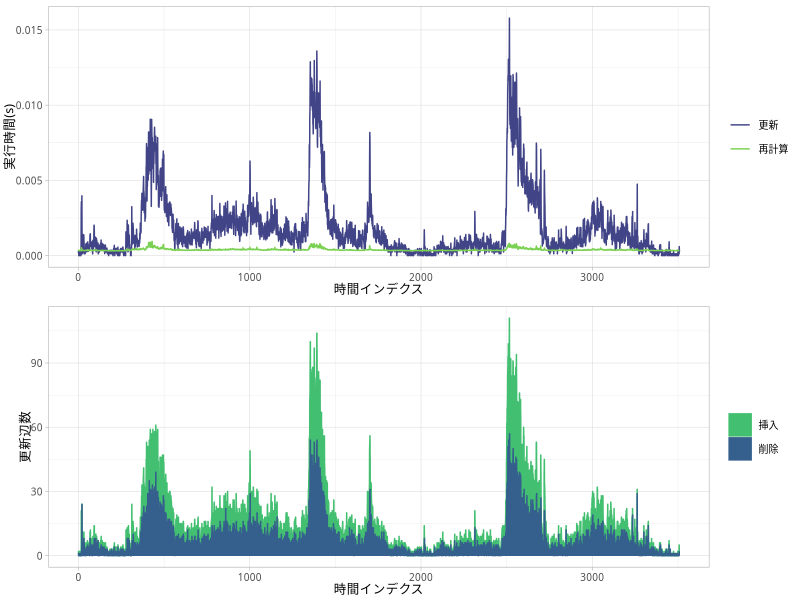

Write R code to recreate this figure.
library(readr)
library(dplyr)
library(tidyr)
library(ggplot2)
library(viridis)
library(cowplot)
theme_set(theme_light(base_size = 9, base_family = 'IPAexGothic'))
out_file <- paste0(sub('^--file=(.+)\\.R$', '\\1', basename(commandArgs()[4])), '.pdf')

data <- read_csv('../../res/data/sfhh.csv') %>%
  rename(`time-idx` = time) %>%
  group_by(`time-idx`) %>%
  summarise(
    `proposed` = mean(`time-proposed`),
    `brandes` = mean(`time-brandes`),
    `incremental` = max(`size-plus`),
    `decremental` = max(`size-minus`)
  ) %>%
  ungroup() %>%
  gather(
    key = 'method', value = 'update-time',
    `proposed`, `brandes`
  ) %>%
  gather(
    key = 'update-type', value = 'update-size',
    `incremental`, `decremental`
  ) %>%
  mutate(
    method = factor(
      method,
      levels = c('proposed', 'brandes'),
      labels = c('更新', '再計算')
    ),
    `update-type` = factor(
      `update-type`,
      levels = c('incremental', 'decremental'),
      labels = c('挿入', '削除')
    )
  )

gp_top <- ggplot(
    data,
    aes(`time-idx`, `update-time`, colour = method)
  ) +
  geom_line() +
  xlab('時間インデクス') + ylab('実行時間(s)') +
  scale_colour_viridis(discrete = TRUE, begin = 0.2, end = 0.8) +
  theme(
    legend.title = element_blank()
  )

gp_bottom <- ggplot(
    data,
    aes(`time-idx`, `update-size`, fill = `update-type`, colour = `update-type`)
  ) +
  geom_area(position='stack') +
  xlab('時間インデクス') + ylab('更新辺数') +
  scale_fill_viridis(discrete = TRUE, begin = 0.7, end = 0.3) +
  scale_colour_viridis(discrete = TRUE, begin = 0.7, end = 0.3) +
  theme(
    legend.title = element_blank()
  )

gp <- plot_grid(gp_top, gp_bottom, ncol = 1, align = 'v', axis = 'lr')
ggsave(out_file, gp, cairo_pdf, width = 16, height = 12, units = 'cm')
